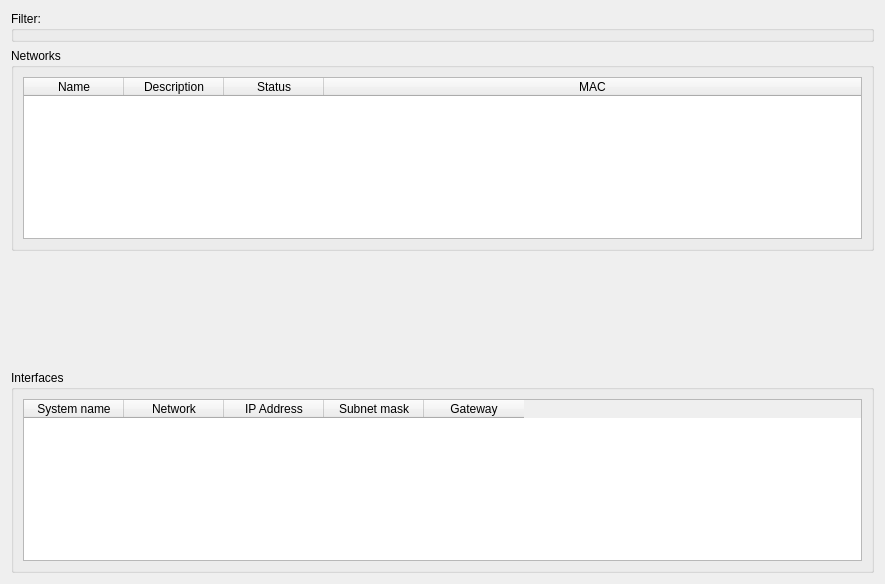
<?xml version="1.0" encoding="UTF-8"?>
<ui version="4.0">
 <class>NetworkProviderPlugin</class>
 <widget class="QWidget" name="NetworkProviderPlugin">
  <property name="geometry">
   <rect>
    <x>0</x>
    <y>0</y>
    <width>885</width>
    <height>584</height>
   </rect>
  </property>
  <property name="windowTitle">
   <string>Form</string>
  </property>
  <layout class="QGridLayout" name="gridLayout_2">
   <item row="0" column="0">
    <widget class="QGroupBox" name="filter_box">
     <property name="title">
      <string>Filter:</string>
     </property>
     <layout class="QGridLayout" name="gridLayout">
      <property name="leftMargin">
       <number>0</number>
      </property>
      <property name="topMargin">
       <number>4</number>
      </property>
      <property name="rightMargin">
       <number>0</number>
      </property>
      <property name="bottomMargin">
       <number>0</number>
      </property>
     </layout>
    </widget>
   </item>
   <item row="1" column="0">
    <widget class="QGroupBox" name="networks_box">
     <property name="sizePolicy">
      <sizepolicy hsizetype="Expanding" vsizetype="Expanding">
       <horstretch>0</horstretch>
       <verstretch>0</verstretch>
      </sizepolicy>
     </property>
     <property name="title">
      <string>Networks</string>
     </property>
     <layout class="QGridLayout" name="gridLayout_3">
      <item row="0" column="0">
       <widget class="QTableWidget" name="networks_table">
        <property name="alternatingRowColors">
         <bool>true</bool>
        </property>
        <attribute name="horizontalHeaderCascadingSectionResizes">
         <bool>false</bool>
        </attribute>
        <attribute name="horizontalHeaderStretchLastSection">
         <bool>true</bool>
        </attribute>
        <attribute name="verticalHeaderVisible">
         <bool>false</bool>
        </attribute>
        <column>
         <property name="text">
          <string>Name</string>
         </property>
        </column>
        <column>
         <property name="text">
          <string>Description</string>
         </property>
        </column>
        <column>
         <property name="text">
          <string>Status</string>
         </property>
        </column>
        <column>
         <property name="text">
          <string>MAC</string>
         </property>
        </column>
       </widget>
      </item>
     </layout>
    </widget>
   </item>
   <item row="2" column="0">
    <spacer name="verticalSpacer">
     <property name="orientation">
      <enum>Qt::Vertical</enum>
     </property>
     <property name="sizeHint" stdset="0">
      <size>
       <width>20</width>
       <height>144</height>
      </size>
     </property>
    </spacer>
   </item>
   <item row="3" column="0">
    <widget class="QGroupBox" name="interfaces_box">
     <property name="sizePolicy">
      <sizepolicy hsizetype="Expanding" vsizetype="Expanding">
       <horstretch>0</horstretch>
       <verstretch>0</verstretch>
      </sizepolicy>
     </property>
     <property name="title">
      <string>Interfaces</string>
     </property>
     <layout class="QGridLayout" name="gridLayout_4">
      <item row="0" column="0">
       <widget class="QTableWidget" name="interfaces_table">
        <property name="alternatingRowColors">
         <bool>true</bool>
        </property>
        <attribute name="verticalHeaderVisible">
         <bool>false</bool>
        </attribute>
        <column>
         <property name="text">
          <string>System name</string>
         </property>
        </column>
        <column>
         <property name="text">
          <string>Network</string>
         </property>
        </column>
        <column>
         <property name="text">
          <string>IP Address</string>
         </property>
        </column>
        <column>
         <property name="text">
          <string>Subnet mask</string>
         </property>
        </column>
        <column>
         <property name="text">
          <string>Gateway</string>
         </property>
        </column>
       </widget>
      </item>
     </layout>
    </widget>
   </item>
  </layout>
 </widget>
 <resources/>
 <connections/>
</ui>
